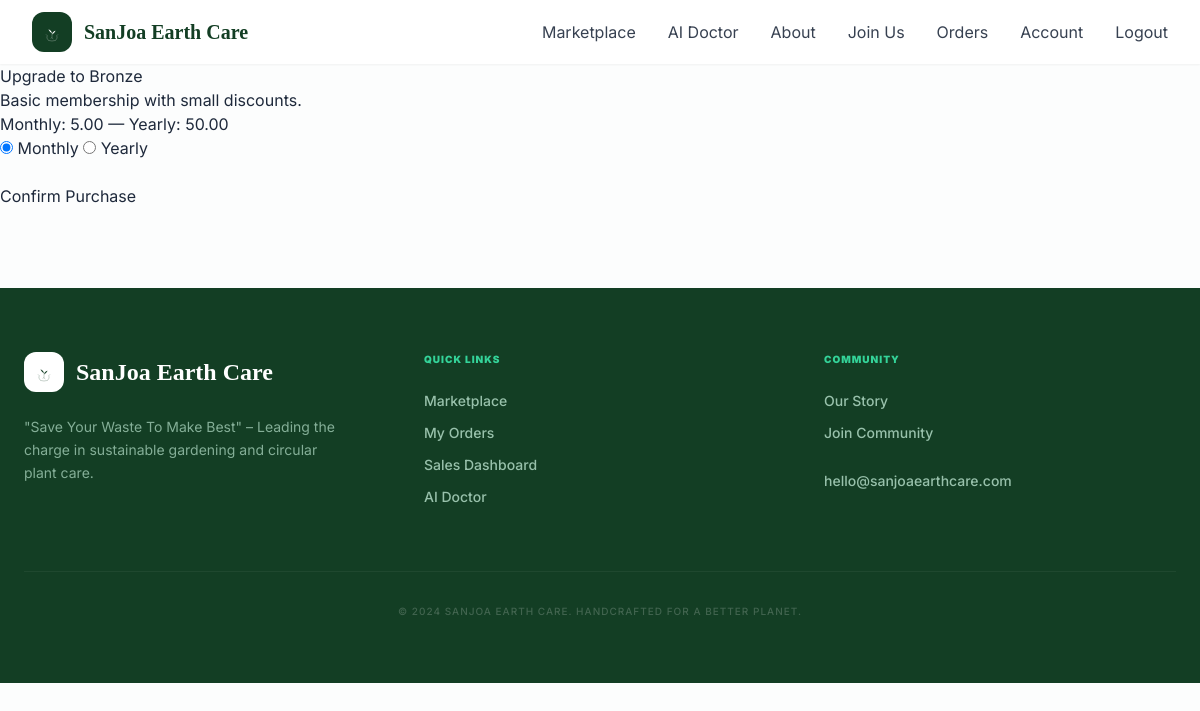
Page /membership/upgrade/1/ (signed in) on the committed database.
### botanical/models.py (models this page shows, shortened)
class MembershipPlan(models.Model):
    TIER_CHOICES = [
        ('None', 'None'),
        ('Bronze', 'Bronze'),
        ('Silver', 'Silver'),
        ('Gold', 'Gold'),
    ]
    tier = models.CharField(max_length=10, choices=TIER_CHOICES, unique=True)
    price_monthly = models.DecimalField(max_digits=10, decimal_places=2, default=0)
    price_yearly = models.DecimalField(max_digits=10, decimal_places=2, default=0)
    discount_percentage = models.IntegerField(default=0)
    benefits = models.JSONField(default=list, blank=True, help_text="e.g., ['Free shipping', '10% discount']")
    description = models.TextField(blank=True)
    is_active = models.BooleanField(default=True)
    created_at = models.DateTimeField(auto_now_add=True)
    updated_at = models.DateTimeField(auto_now=True)
    class Meta:
        verbose_name = 'Membership Plan'
        verbose_name_plural = 'Membership Plans'
        ordering = ['tier']

### botanical/views.py (the view, shortened to what this page needs)
# urls.py: path('membership/upgrade/<int:plan_id>/', views.upgrade_membership, name='upgrade_membership'),
@login_required
def upgrade_membership(request, plan_id):
    plan = get_object_or_404(MembershipPlan, pk=plan_id, is_active=True)
    context = {
        'plan': plan,
    }
    return render(request, 'botanical/upgrade_membership.html', context)

### botanical/templates/botanical/upgrade_membership.html (shortened to what this page needs)
{% extends 'botanical/base.html' %}
{% block content %}
<h1>Upgrade to {{ plan.tier }}</h1>
<p>{{ plan.description }}</p>
<p>Monthly: {{ plan.price_monthly }} — Yearly: {{ plan.price_yearly }}</p>
<form method="post" action="">
  <label>
    <input type="radio" name="billing_cycle" value="Monthly" checked> Monthly
  </label>
  <label>
    <input type="radio" name="billing_cycle" value="Yearly"> Yearly
  </label>
  <br><br>
  <button type="submit">Confirm Purchase</button>
</form>
{% endblock %}

### botanical/templates/botanical/base.html (style rules this page uses)
body { font-family: 'Inter', sans-serif; background-color: #fcfdfd; color: #1e293b; overflow-x: hidden; }

### rows in the picture
MembershipPlan: tier "Bronze", description "Basic membership with small discounts.", price_monthly "5.00", price_yearly "50.00"
